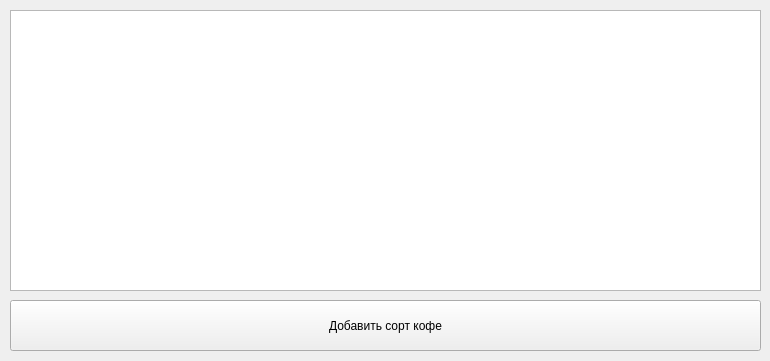
<?xml version="1.0" encoding="UTF-8"?>
<ui version="4.0">
 <class>main</class>
 <widget class="QWidget" name="main">
  <property name="geometry">
   <rect>
    <x>0</x>
    <y>0</y>
    <width>770</width>
    <height>361</height>
   </rect>
  </property>
  <property name="windowTitle">
   <string>Form</string>
  </property>
  <widget class="QTableWidget" name="CoffeeTable">
   <property name="geometry">
    <rect>
     <x>10</x>
     <y>10</y>
     <width>751</width>
     <height>281</height>
    </rect>
   </property>
  </widget>
  <widget class="QPushButton" name="pushButton">
   <property name="geometry">
    <rect>
     <x>10</x>
     <y>300</y>
     <width>751</width>
     <height>51</height>
    </rect>
   </property>
   <property name="styleSheet">
    <string notr="true">font: 24pt &quot;Calibri&quot;;</string>
   </property>
   <property name="text">
    <string>Добавить сорт кофе</string>
   </property>
  </widget>
 </widget>
 <resources/>
 <connections/>
</ui>
